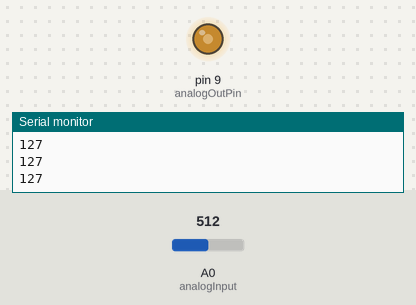
A sketch run on a simulated Arduino Uno, built with avr-gcc and run on an emulated ATmega328P. Shown: output pins drawn as LEDs (lit = HIGH), the last lines printed to the serial monitor. Inputs (shaded band) come from the test bench; at power-on: A0 (analogInput) = 512.

Above: at 1.2 s.
1.3 s: A0 (analogInput) set to 716
At 2.5 s:
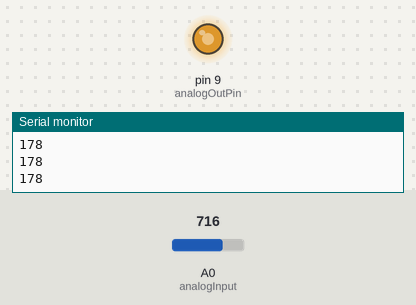
2.8 s: A0 (analogInput) set to 900
At 3.8 s:
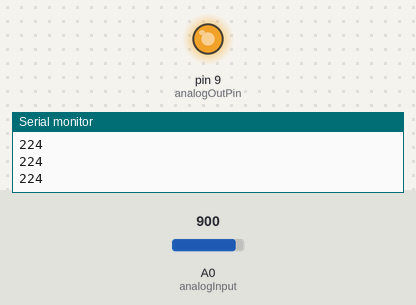
4.3 s: A0 (analogInput) set to 122
At 4.8 s:
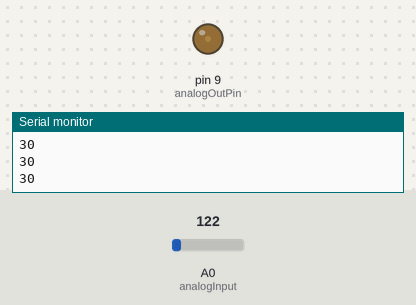
5.8 s: A0 (analogInput) set to 0
At 7.0 s:
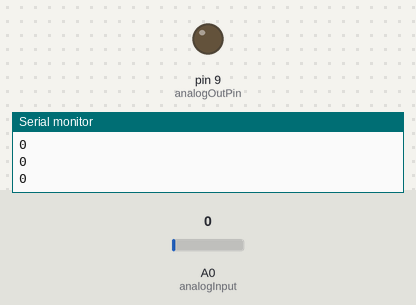
7.3 s: A0 (analogInput) set to 511
At 8.3 s:
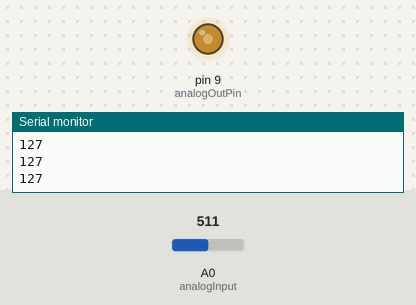
Timing chart, 0 to 9.8 s (numbered marks = the images above; inputs shaded):
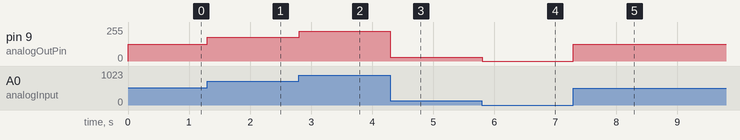

The sketch:

Downlight.ino
```cpp
const int analogOutPin = 9;
const int analogInput = A0;

int sensorValue = 0;
int mapValue = 0;

int myMap(int sensor, int sMin, int sMax, int outMin, int outMax);

void setup() {
  Serial.begin(9600);
  pinMode(analogOutPin, OUTPUT);
  pinMode(analogInput, INPUT);

}

void loop() {
  sensorValue = analogRead(analogInput);

  mapValue = myMap(sensorValue, 0, 1023, 0, 255);

  analogWrite(analogOutPin, mapValue);

  Serial.println(mapValue);


}

int myMap(int sensor, int sMin, int sMax, int outMin, int outMax){
  int valuse = 0;

  double deltaIn = sMax - sMin;
  double deltaOut = outMax - outMin;

  double k = deltaOut/deltaIn;

  valuse = (k * sensor) + outMin;

  return valuse;
}
```

Measured:
- after the input at 1.3 s, pin 9 (analogOutPin): 127/255 → 178/255 at once
- after the input at 2.8 s, pin 9 (analogOutPin): 178/255 → 224/255 at once
- after the input at 4.3 s, pin 9 (analogOutPin): 224/255 → 30/255 at once
- after the input at 5.8 s, pin 9 (analogOutPin): 30/255 → 0/255 at once
- after the input at 7.3 s, pin 9 (analogOutPin): 0/255 → 127/255 at once
